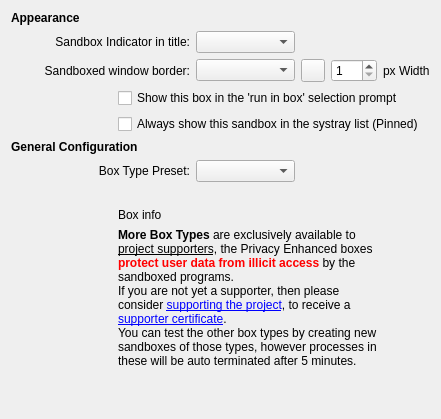
           <widget class="QWidget" name="tab_3">
            <attribute name="title">
             <string>Box Options</string>
            </attribute>
            <layout class="QGridLayout" name="gridLayout_27">
             <item row="1" column="0">
              <layout class="QGridLayout" name="gridLayout_8">
               <item row="6" column="0" colspan="3">
                <widget class="QLabel" name="label_57">
                 <property name="text">
                  <string>Box Type Preset:</string>
                 </property>
                 <property name="alignment">
                  <set>Qt::AlignRight|Qt::AlignTrailing|Qt::AlignVCenter</set>
                 </property>
                </widget>
               </item>
               <item row="2" column="0" colspan="3">
                <widget class="QLabel" name="label_21">
                 <property name="text">
                  <string>Sandboxed window border:</string>
                 </property>
                 <property name="alignment">
                  <set>Qt::AlignRight|Qt::AlignTrailing|Qt::AlignVCenter</set>
                 </property>
                </widget>
               </item>
               <item row="5" column="0" colspan="2">
                <widget class="QLabel" name="label_56">
                 <property name="font">
                  <font>
                   <weight>75</weight>
                   <bold>true</bold>
                   <kerning>true</kerning>
                  </font>
                 </property>
                 <property name="text">
                  <string>General Configuration</string>
                 </property>
                </widget>
               </item>
               <item row="2" column="6">
                <widget class="QSpinBox" name="spinBorderWidth">
                 <property name="minimum">
                  <number>1</number>
                 </property>
                 <property name="maximum">
                  <number>10</number>
                 </property>
                 <property name="value">
                  <number>1</number>
                 </property>
                </widget>
               </item>
               <item row="6" column="3" colspan="2">
                <widget class="QComboBox" name="cmbBoxType"/>
               </item>
               <item row="7" column="1" colspan="6">
                <widget class="QLabel" name="label_58">
                 <property name="text">
                  <string/>
                 </property>
                </widget>
               </item>
               <item row="9" column="1" colspan="6">
                <widget class="QLabel" name="lblSupportCert">
                 <property name="text">
                  <string>&lt;b&gt;More Box Types&lt;/b&gt; are exclusively available to &lt;u&gt;project supporters&lt;/u&gt;, the Privacy Enhanced boxes &lt;b&gt;&lt;font color='red'&gt;protect user data from illicit access&lt;/font&gt;&lt;/b&gt; by the sandboxed programs.&lt;br /&gt;If you are not yet a supporter, then please consider &lt;a href=&quot;https://sandboxie-plus.com/go.php?to=sbie-get-cert&quot;&gt;supporting the project&lt;/a&gt;, to receive a &lt;a href=&quot;https://sandboxie-plus.com/go.php?to=sbie-cert&quot;&gt;supporter certificate&lt;/a&gt;.&lt;br /&gt;You can test the other box types by creating new sandboxes of those types, however processes in these will be auto terminated after 5 minutes.</string>
                 </property>
                 <property name="textFormat">
                  <enum>Qt::RichText</enum>
                 </property>
                 <property name="wordWrap">
                  <bool>true</bool>
                 </property>
                </widget>
               </item>
               <item row="2" column="7">
                <widget class="QLabel" name="label_14">
                 <property name="text">
                  <string>px Width</string>
                 </property>
                 <property name="alignment">
                  <set>Qt::AlignLeading|Qt::AlignLeft|Qt::AlignVCenter</set>
                 </property>
                </widget>
               </item>
               <item row="8" column="1" colspan="6">
                <widget class="QLabel" name="lblBoxInfo">
                 <property name="text">
                  <string>Box info</string>
                 </property>
                 <property name="textFormat">
                  <enum>Qt::AutoText</enum>
                 </property>
                 <property name="wordWrap">
                  <bool>true</bool>
                 </property>
                </widget>
               </item>
               <item row="0" column="1">
                <widget class="QLabel" name="label_30">
                 <property name="sizePolicy">
                  <sizepolicy hsizetype="Minimum" vsizetype="Minimum">
                   <horstretch>0</horstretch>
                   <verstretch>0</verstretch>
                  </sizepolicy>
                 </property>
                 <property name="maximumSize">
                  <size>
                   <width>16</width>
                   <height>16777215</height>
                  </size>
                 </property>
                 <property name="text">
                  <string/>
                 </property>
                </widget>
               </item>
               <item row="2" column="3" colspan="2">
                <widget class="QComboBox" name="cmbBoxBorder"/>
               </item>
               <item row="2" column="5">
                <widget class="QToolButton" name="btnBorderColor">
                 <property name="text">
                  <string/>
                 </property>
                </widget>
               </item>
               <item row="0" column="0">
                <widget class="QLabel" name="label_7">
                 <property name="font">
                  <font>
                   <weight>75</weight>
                   <bold>true</bold>
                   <kerning>true</kerning>
                  </font>
                 </property>
                 <property name="text">
                  <string>Appearance</string>
                 </property>
                </widget>
               </item>
               <item row="1" column="0" colspan="3">
                <widget class="QLabel" name="label_20">
                 <property name="text">
                  <string>Sandbox Indicator in title:</string>
                 </property>
                 <property name="alignment">
                  <set>Qt::AlignRight|Qt::AlignTrailing|Qt::AlignVCenter</set>
                 </property>
                </widget>
               </item>
               <item row="10" column="1">
                <spacer name="verticalSpacer_17">
                 <property name="orientation">
                  <enum>Qt::Vertical</enum>
                 </property>
                 <property name="sizeHint" stdset="0">
                  <size>
                   <width>20</width>
                   <height>40</height>
                  </size>
                 </property>
                </spacer>
               </item>
               <item row="10" column="2" colspan="5">
                <spacer name="horizontalSpacer_2">
                 <property name="orientation">
                  <enum>Qt::Horizontal</enum>
                 </property>
                 <property name="sizeHint" stdset="0">
                  <size>
                   <width>40</width>
                   <height>20</height>
                  </size>
                 </property>
                </spacer>
               </item>
               <item row="1" column="3" colspan="2">
                <widget class="QComboBox" name="cmbBoxIndicator"/>
               </item>
               <item row="3" column="1" colspan="7">
                <widget class="QCheckBox" name="chkShowForRun">
                 <property name="text">
                  <string>Show this box in the 'run in box' selection prompt</string>
                 </property>
                </widget>
               </item>
               <item row="4" column="1" colspan="7">
                <widget class="QCheckBox" name="chkPinToTray">
                 <property name="text">
                  <string>Always show this sandbox in the systray list (Pinned)</string>
                 </property>
                </widget>
               </item>
              </layout>
             </item>
            </layout>
           </widget>
